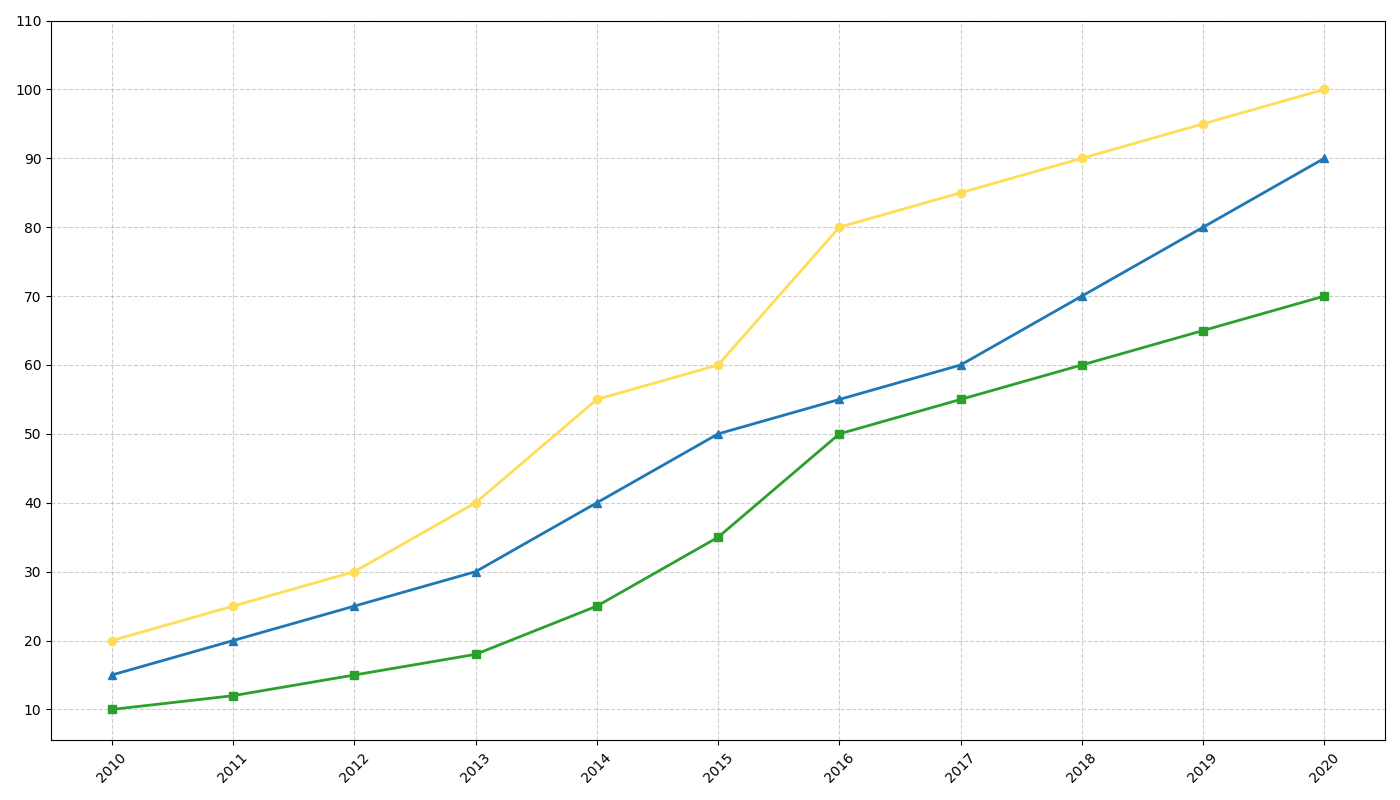

Here is the Python script that generated this plot:
import matplotlib.pyplot as plt
import numpy as np

years = np.arange(2010, 2021)

solarance_production = [20, 25, 30, 40, 55, 60, 80, 85, 90, 95, 100]
windgen_production = [15, 20, 25, 30, 40, 50, 55, 60, 70, 80, 90]
hydroflow_production = [10, 12, 15, 18, 25, 35, 50, 55, 60, 65, 70]

plt.figure(figsize=(14, 8))

plt.plot(years, solarance_production, marker='o', linestyle='-', color='#ffdd57', linewidth=2)
plt.plot(years, windgen_production, marker='^', linestyle='-', color='#1f77b4', linewidth=2)
plt.plot(years, hydroflow_production, marker='s', linestyle='-', color='#2ca02c', linewidth=2)

plt.grid(True, linestyle='--', alpha=0.6)
plt.xticks(years, rotation=45)
plt.yticks(np.arange(10, 111, step=10))

plt.tight_layout()
plt.show()
